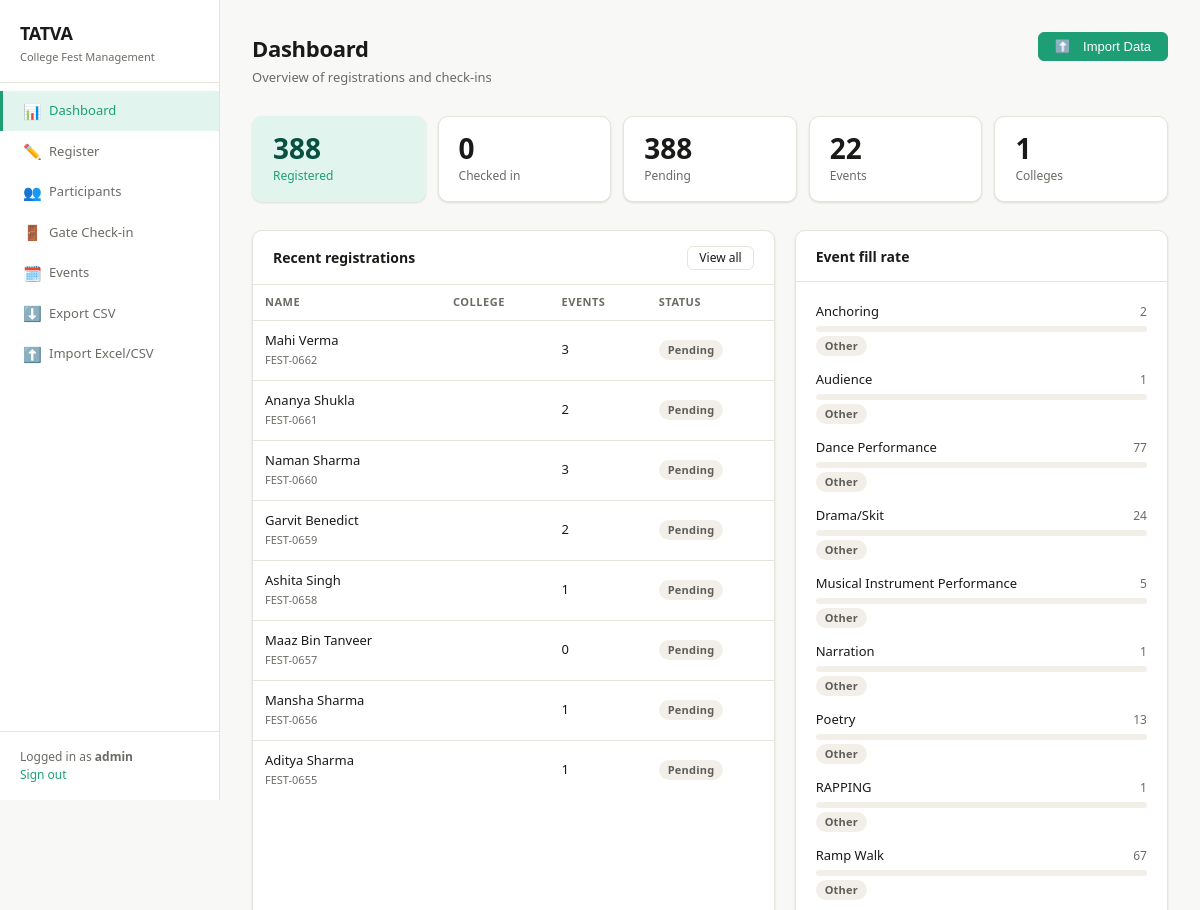
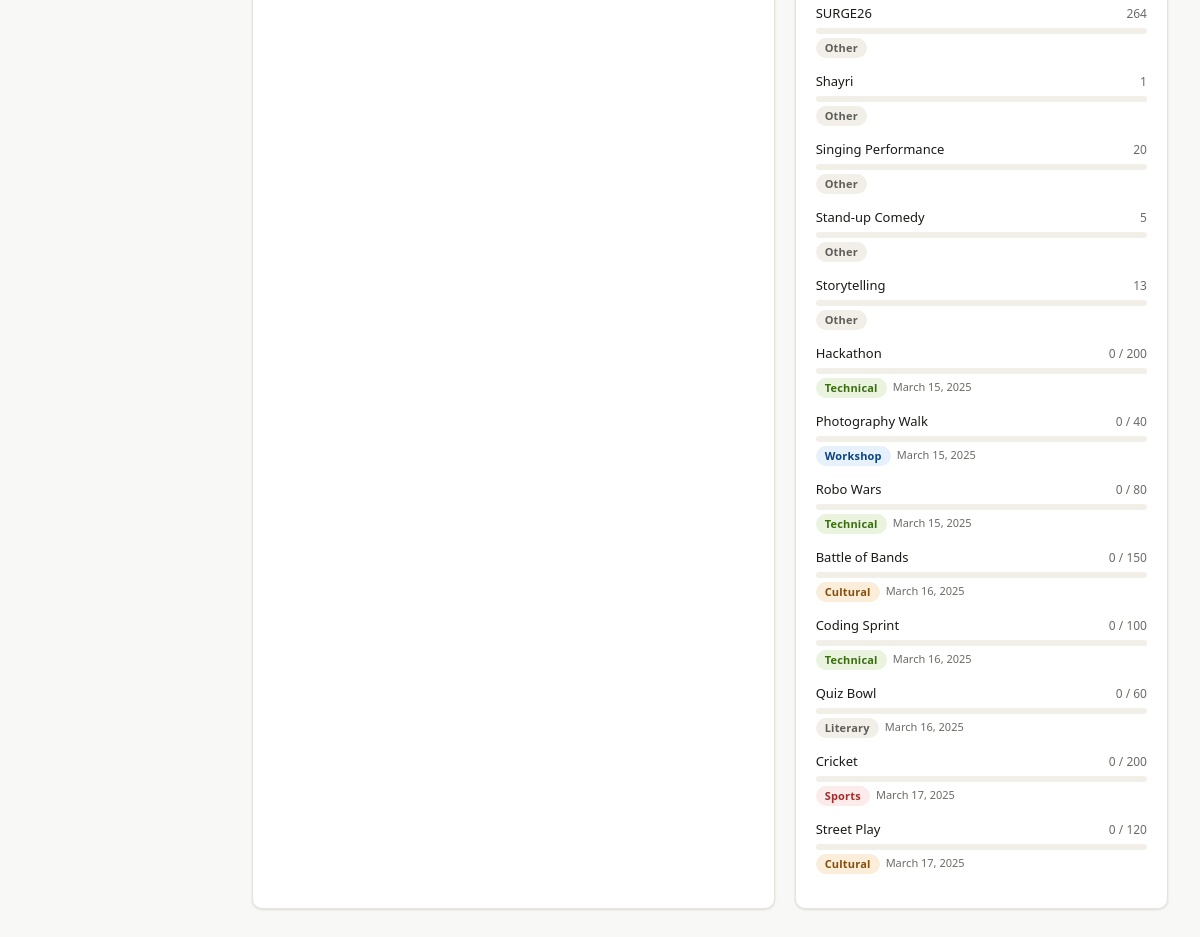
The app's page / (signed in) with its own data (2 pictures, top to bottom).
### events/models.py (models this page shows, shortened)
class Participant(models.Model):
    reg_id = models.CharField(max_length=20, unique=True, editable=False)
    name = models.CharField(max_length=200)
    email = models.EmailField(unique=True)
    phone = models.CharField(max_length=15)
    college = models.CharField(max_length=300)
    year = models.CharField(max_length=20, choices=YearOfStudy.choices, blank=True)
    branch = models.CharField(max_length=150, blank=True)
    team_name = models.CharField(max_length=150, blank=True)
    events = models.ManyToManyField(Event, related_name='participants', blank=True)
    status = models.CharField(
        max_length=20,
        choices=[('registered', 'Registered'), ('checked-in', 'Checked In')],
        default='registered'
    )
    checkin_time = models.DateTimeField(null=True, blank=True)
    registered_at = models.DateTimeField(auto_now_add=True)
    qr_token = models.UUIDField(default=uuid.uuid4, unique=True, editable=False)
    class Meta:
        ordering = ['-registered_at']

class Event(models.Model):
    name = models.CharField(max_length=150)
    category = models.CharField(max_length=20, choices=EventCategory.choices, default=EventCategory.TECHNICAL)
    date = models.DateField(null=True, blank=True)
    venue = models.CharField(max_length=200, blank=True)
    max_participants = models.PositiveIntegerField(null=True, blank=True, help_text='Leave blank for unlimited')
    description = models.TextField(blank=True)
    created_at = models.DateTimeField(auto_now_add=True)
    class Meta:
        ordering = ['date', 'name']
    @property
    def registration_count(self):
        return self.participants.count()
    @property
    def fill_percentage(self):
        if self.max_participants and self.max_participants > 0:
            return min(100, round(self.registration_count / self.max_participants * 100))
        return 0

### events/views.py (the view)
# urls.py: path('', views.dashboard, name='dashboard'),
@login_required
def dashboard(request):
    total = Participant.objects.count()
    checked_in = Participant.objects.filter(status='checked-in').count()
    pending = total - checked_in
    event_count = Event.objects.count()
    college_count = Participant.objects.values('college').distinct().count()
    recent = Participant.objects.prefetch_related('events').order_by('-registered_at')[:8]
    events = Event.objects.annotate(reg_count=Count('participants')).order_by('date', 'name')
    context = {
        'total': total,
        'checked_in': checked_in,
        'pending': pending,
        'event_count': event_count,
        'college_count': college_count,
        'recent': recent,
        'events': events,
    }
    return render(request, 'events/dashboard.html', context)

### events/templates/events/dashboard.html (shortened to what this page needs)
{% extends 'events/base.html' %}
{% block content %}
<div class="page-header-row">
  <div class="page-header">
    <h2>Dashboard</h2>
    <p>Overview of registrations and check-ins</p>
  </div>
  <button class="btn btn-primary" onclick="document.getElementById('importModal').style.display='flex'">
    <span class="icon" style="margin-right: 6px;">⬆️</span> Import Data
  </button>
</div>
<div class="stats-grid">
  <div class="stat-card accent">
    <div class="stat-num">{{ total }}</div>
    <div class="stat-lbl">Registered</div>
  </div>
  <div class="stat-card">
    <div class="stat-num">{{ checked_in }}</div>
    <div class="stat-lbl">Checked in</div>
  </div>
  <div class="stat-card">
    <div class="stat-num">{{ pending }}</div>
    <div class="stat-lbl">Pending</div>
  </div>
  <div class="stat-card">
    <div class="stat-num">{{ event_count }}</div>
    <div class="stat-lbl">Events</div>
  </div>
  <div class="stat-card">
    <div class="stat-num">{{ college_count }}</div>
    <div class="stat-lbl">Colleges</div>
  </div>
</div>
<div style="display:grid;grid-template-columns:1.4fr 1fr;gap:1.25rem">
  <div class="card">
    <div class="card-header">
      <h3>Recent registrations</h3>
      <a href="{% url 'participant_list' %}" class="btn btn-sm">View all</a>
    </div>
    <div class="table-wrap">
      <table>
        <thead>
          <tr>
            <th>Name</th>
            <th>College</th>
            <th>Events</th>
            <th>Status</th>
          </tr>
        </thead>
        <tbody>
          {% for p in recent %}
          <tr>
            <td>
              <div class="td-name">
                <strong>{{ p.name }}</strong>
                <span>{{ p.reg_id }}</span>
              </div>
            </td>
            <td style="font-size:12px;color:var(--muted)">{{ p.college }}</td>
            <td>{{ p.events.count }}</td>
            <td>
              {% if p.status == 'checked-in' %}
                <span class="badge badge-teal">In</span>
              {% else %}
                <span class="badge badge-gray">Pending</span>
              {% endif %}
            </td>
          </tr>
          {% empty %}
          <tr><td colspan="4" class="empty-state">No registrations yet</td></tr>
          {% endfor %}
        </tbody>
      </table>
    </div>
  </div>
  <div class="card">
    <div class="card-header">
      <h3>Event fill rate</h3>
    </div>
    <div class="card-body">
      {% for e in events %}
      <div style="margin-bottom:14px">
        <div style="display:flex;justify-content:space-between;align-items:baseline;margin-bottom:4px">
          <span style="font-size:13px;font-weight:500">{{ e.name }}</span>
          <span style="font-size:12px;color:var(--muted)">
            {{ e.reg_count }}{% if e.max_participants %} / {{ e.max_participants }}{% endif %}
          </span>
        </div>
        <div class="progress">
        </div>
        <div style="display:flex;gap:6px;margin-top:4px">
          <span class="badge badge-{% if e.category == 'Technical' %}green{% elif e.category == 'Cultural' %}amber{% elif e.category == 'Sports' %}red{% elif e.category == 'Workshop' %}blue{% else %}gray{% endif %}">
            {{ e.category }}
          </span>
          {% if e.date %}<span style="font-size:11px;color:var(--muted);margin-top:1px">{{ e.date }}</span>{% endif %}
        </div>
      </div>
      {% empty %}
      <p style="font-size:13px;color:var(--muted)">No events created yet. <a href="{% url 'event_list' %}">Add events →</a></p>
      {% endfor %}
    </div>
  </div>
</div>
{% endblock %}

### events/templates/events/base.html (shortened to what this page needs)
<!DOCTYPE html>
<html lang="en">
<head>
</head>
<body>
<div class="layout">
  <aside class="sidebar">
    <div class="sidebar-logo">
      <h1>TATVA</h1>
      <p>College Fest Management</p>
    </div>
    <nav class="sidebar-nav">
      <a href="{% url 'dashboard' %}" class="nav-item {% if request.resolver_match.url_name == 'dashboard' %}active{% endif %}">
        <span class="icon">📊</span> Dashboard
      </a>
      <a href="{% url 'register_participant' %}" class="nav-item {% if 'register' in request.resolver_match.url_name %}active{% endif %}">
        <span class="icon">✏️</span> Register
      </a>
      <a href="{% url 'participant_list' %}" class="nav-item {% if 'participant_list' in request.resolver_match.url_name %}active{% endif %}">
        <span class="icon">👥</span> Participants
      </a>
      <a href="{% url 'gate_checkin' %}" class="nav-item {% if 'gate' in request.resolver_match.url_name %}active{% endif %}">
        <span class="icon">🚪</span> Gate Check-in
      </a>
      <a href="{% url 'event_list' %}" class="nav-item {% if 'event' in request.resolver_match.url_name %}active{% endif %}">
        <span class="icon">🗓️</span> Events
      </a>
      <a href="{% url 'export_csv' %}" class="nav-item">
        <span class="icon">⬇️</span> Export CSV
      </a>
      <a href="#" onclick="document.getElementById('importModal').style.display='flex'; return false;" class="nav-item">
        <span class="icon">⬆️</span> Import Excel/CSV
      </a>
    </nav>
    <div class="sidebar-footer">
      Logged in as <strong>{{ request.user.username }}</strong><br>
      <a href="{% url 'logout' %}">Sign out</a>
    </div>
  </aside>
  <main class="main">
    {% block content %}{% endblock %}
  </main>
</div>
</body>
</html>

### events/templates/events/base.html (style rules this page uses)
* { box-sizing:border-box;margin:0;padding:0 }
:root { --accent:#1D9E75;--accent-dark:#085041;--accent-light:#E1F5EE; --danger:#E24B4A;--danger-light:#FCEBEB; --warn:#BA7517;--warn-light:#FAEEDA; --info:#185FA5;--info-light:#E6F1FB; --bg:#F8F8F6;--surface:#FFFFFF;--border:#E5E4DC; --text:#1A1A18;--muted:#6B6B66;--subtle:#A0A09A; --radius:10px;--radius-sm:6px; --shadow:0 1px 3px rgba(0,0,0,.07),0 1px 2px rgba(0,0,0,.05); }
body { font-family:'Segoe UI',system-ui,sans-serif;background:var(--bg);color:var(--text);font-size:15px;line-height:1.5;min-height:100vh }
a { color:var(--accent);text-decoration:none }
.layout { display:flex;min-height:100vh }
.sidebar { width:220px;background:var(--surface);border-right:1px solid var(--border);display:flex;flex-direction:column;position:fixed;top:0;left:0;height:100vh;z-index:100 }
.main { margin-left:220px;flex:1;padding:2rem;max-width:calc(100% - 220px) }
.sidebar-logo { padding:1.25rem 1.25rem 1rem;border-bottom:1px solid var(--border) }
.sidebar-logo h1 { font-size:18px;font-weight:600;color:var(--text);letter-spacing:-.3px }
.sidebar-logo p { font-size:11px;color:var(--muted);margin-top:2px }
.sidebar-nav { flex:1;padding:.5rem 0 }
.nav-item { display:flex;align-items:center;gap:10px;padding:9px 1.25rem;color:var(--muted);font-size:13px;font-weight:500;transition:all .15s;border-left:3px solid transparent }
.nav-item.active { color:var(--accent);background:var(--accent-light);border-left-color:var(--accent) }
.nav-item .icon { width:16px;text-align:center;font-size:15px }
.sidebar-footer { padding:1rem 1.25rem;border-top:1px solid var(--border);font-size:12px;color:var(--muted) }
.page-header { margin-bottom:1.75rem }
.page-header h2 { font-size:22px;font-weight:600;color:var(--text);letter-spacing:-.3px }
.page-header p { font-size:13px;color:var(--muted);margin-top:3px }
.page-header-row { display:flex;align-items:flex-start;justify-content:space-between;gap:1rem }
.card { background:var(--surface);border:1px solid var(--border);border-radius:var(--radius);box-shadow:var(--shadow) }
.card-body { padding:1.25rem }
.card-header { padding:.9rem 1.25rem;border-bottom:1px solid var(--border);display:flex;align-items:center;justify-content:space-between }
.card-header h3 { font-size:14px;font-weight:600;color:var(--text) }
.stats-grid { display:grid;grid-template-columns:repeat(auto-fit,minmax(130px,1fr));gap:12px;margin-bottom:1.75rem }
.stat-card { background:var(--surface);border:1px solid var(--border);border-radius:var(--radius);padding:1rem 1.25rem;box-shadow:var(--shadow) }
.stat-num { font-size:28px;font-weight:700;color:var(--text);line-height:1.1 }
.stat-lbl { font-size:12px;color:var(--muted);margin-top:4px;font-weight:500 }
.stat-card.accent { border-color:var(--accent-light);background:var(--accent-light) }
.stat-card.accent .stat-num { color:var(--accent-dark) }
.stat-card.accent .stat-lbl { color:var(--accent) }
.btn { display:inline-flex;align-items:center;gap:6px;padding:7px 16px;border-radius:var(--radius-sm);border:1px solid var(--border);background:var(--surface);color:var(--text);font-size:13px;font-weight:500;cursor:pointer;transition:all .15s;line-height:1;text-decoration:none }
.btn-primary { background:var(--accent);color:#fff;border-color:var(--accent) }
.btn-sm { padding:5px 11px;font-size:12px }
.table-wrap { overflow-x:auto }
table { width:100%;border-collapse:collapse;font-size:13px }
th { text-align:left;padding:9px 12px;border-bottom:1px solid var(--border);font-size:11px;font-weight:700;color:var(--muted);text-transform:uppercase;letter-spacing:.5px;white-space:nowrap }
td { padding:10px 12px;border-bottom:1px solid var(--border);color:var(--text);vertical-align:middle }
tr:last-child td { border-bottom:none }
.td-name strong { font-weight:500;display:block }
.td-name span { font-size:11px;color:var(--muted) }
.badge { display:inline-block;padding:2px 9px;border-radius:20px;font-size:11px;font-weight:600;letter-spacing:.2px }
.badge-green { background:#EAF3DE;color:#3B6D11 }
.badge-gray { background:#F1EFE8;color:#5F5E5A }
.badge-red { background:#FCEBEB;color:#A32D2D }
.badge-amber { background:#FAEEDA;color:#854F0B }
.badge-blue { background:#E6F1FB;color:#0C447C }
.progress { height:6px;background:#F1EFE8;border-radius:3px;overflow:hidden;margin-top:4px }

### records on screen
Participant: name "Mahi Verma", reg_id "FEST-0662", events.count "3", status "Pending"
Participant: name "Ananya Shukla", reg_id "FEST-0661", events.count "2", status "Pending"
Participant: name "Naman Sharma", reg_id "FEST-0660", events.count "3", status "Pending"
Participant: name "Garvit Benedict", reg_id "FEST-0659", events.count "2", status "Pending"
Participant: name "Ashita Singh", reg_id "FEST-0658", events.count "1", status "Pending"
Participant: name "Maaz Bin Tanveer", reg_id "FEST-0657", events.count "0", status "Pending"
Participant: name "Mansha Sharma", reg_id "FEST-0656", events.count "1", status "Pending"
Participant: name "Aditya Sharma", reg_id "FEST-0655", events.count "1", status "Pending"
Event: name "Anchoring", reg_count "2", category "Other"
Event: name "Audience", reg_count "1", category "Other"
Event: name "Dance Performance", reg_count "77", category "Other"
Event: name "Drama/Skit", reg_count "24", category "Other"
Event: name "Musical Instrument Performance", reg_count "5", category "Other"
Event: name "Narration", reg_count "1", category "Other"
Event: name "Poetry", reg_count "13", category "Other"
Event: name "RAPPING", reg_count "1", category "Other"
Event: name "Ramp Walk", reg_count "67", category "Other"
Event: name "SURGE26", reg_count "264", category "Other"
Event: name "Shayri", reg_count "1", category "Other"
Event: name "Singing Performance", reg_count "20", category "Other"
Event: name "Stand-up Comedy", reg_count "5", category "Other"
Event: name "Storytelling", reg_count "13", category "Other"
Event: name "Hackathon", reg_count "0", max_participants "200", category "Technical", date "March 15, 2025"
Event: name "Photography Walk", reg_count "0", max_participants "40", category "Workshop", date "March 15, 2025"
Event: name "Robo Wars", reg_count "0", max_participants "80", category "Technical", date "March 15, 2025"
Event: name "Battle of Bands", reg_count "0", max_participants "150", category "Cultural", date "March 16, 2025"
Event: name "Coding Sprint", reg_count "0", max_participants "100", category "Technical", date "March 16, 2025"
Event: name "Quiz Bowl", reg_count "0", max_participants "60", category "Literary", date "March 16, 2025"
Event: name "Cricket", reg_count "0", max_participants "200", category "Sports", date "March 17, 2025"
Event: name "Street Play", reg_count "0", max_participants "120", category "Cultural", date "March 17, 2025"

### other values on screen
{{ request.user.username }} "admin"
{{ total }} "388"
{{ checked_in }} "0"
{{ pending }} "388"
{{ event_count }} "22"
{{ college_count }} "1"
